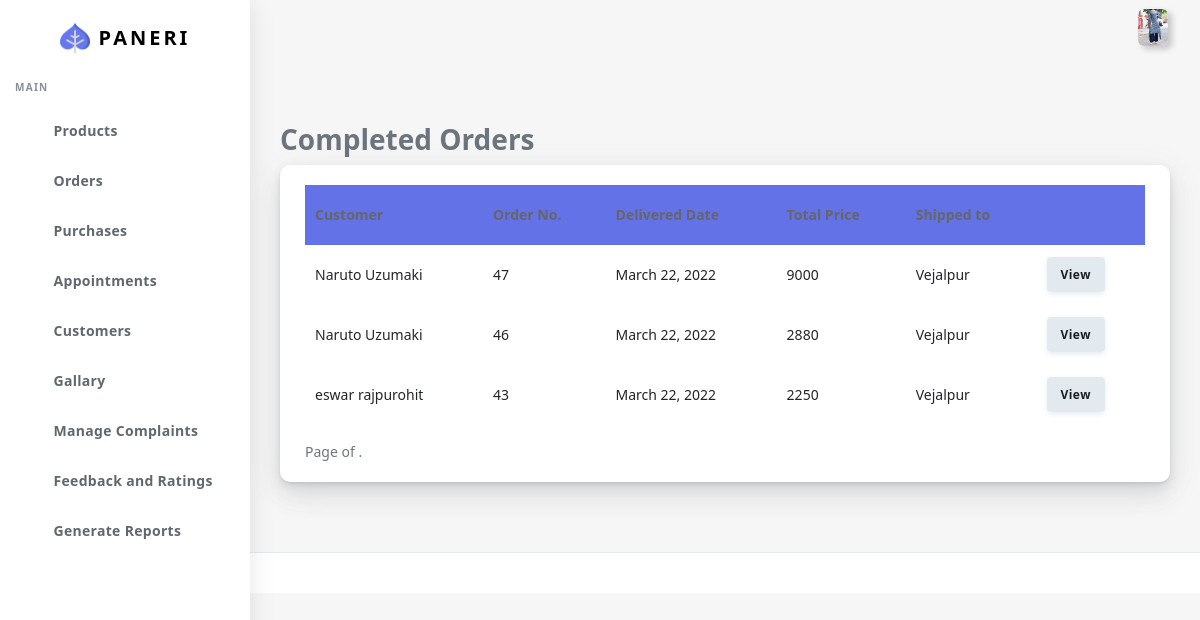
The app's page /completeorder/ (signed in) with its own data.
### customer/models.py (models this page shows, shortened)
class UserBase(models.Model):
    user_id=models.OneToOneField(User,on_delete=CASCADE,primary_key=True)
    first_name=models.CharField(max_length=45)
    last_name=models.CharField(max_length=45)
    gender=models.BooleanField(default="Not Specified")
    dob=models.DateField(default="Not Specified")
    cus_add1=models.TextField(null=True,blank=True)
    cus_add2=models.TextField(null=True,blank=True)
    pincode=models.IntegerField()
    Cus_phone=models.CharField(max_length=10)
    profile=models.ImageField(upload_to="profileImages/",max_length=1500)
    area_id=models.ForeignKey(Area,on_delete=CASCADE)
    class meta:
        ordering = ['user_id']

class Sales(models.Model):
    sales_date = models.DateField(auto_now=True)
    d_date=models.DateField(null=True,blank=True)
    c_date=models.DateField(null=True)
    payment_status = models.CharField(max_length=10)
    sales_status=models.CharField(max_length=20,default="pending")
    payment_date = models.DateTimeField()
    note=models.CharField(max_length=255,null=True,blank=True)
    userbase=models.ForeignKey('UserBase',on_delete=CASCADE)

class Area(models.Model):
    area_name = models.CharField(max_length=15)
    city_id = models.ForeignKey(City, on_delete=CASCADE)

### customer/views.py (the view)
# urls.py: path("completeorder/",views.completeorder,name="completeorder"),
@login_required(login_url='sign-in')
def completeorder(request):
    checklocal(request)
    corders=Sales.objects.filter(sales_status="Delivered").order_by('-id','sales_date')
    main=[]
    for i in corders:
        sd=SalesDetails.objects.filter(sales_id=i)
        p=0
        for j in sd:
            p=p+j.final_price
        main.append(p)
    paginator=Paginator(corders,5)
    page_number=request.GET.get('page')
    corder=paginator.get_page(page_number)
    context=zip(corder,main)
    return render(request,"Mainadmin/comp_ord.html",{'orders':context})

### customer/views.py (called while the page is built)
def checklocal(request):
    if request.user.is_staff==False:
        logout(request)

### customer/templates/Mainadmin/comp_ord.html (shortened to what this page needs)
{% extends "Mainadmin/index.html" %}
{% load static %}
{% block body %}
      <div class="main-content">
        <section class="section">
          <div class="section-body">
            <h3 class="page-title">Completed Orders </h3>
            </div>
            <div class="row">
              <div class="col-12">
                <div class="card">
                  <div class="card-body">
                    <div class="row">
                      <div class="col-12 table-responsive">
                        {% if orders %}
                        <table id="order-listing" class="table" cellspacing="0" width="100%">
                          <thead>
                            <tr class="bg-primary ">
                              <th>Customer</th>
                              <th>Order No.</th>
                              <th>Delivered Date</th>
                              <th>Total Price</th>
                              <th>Shipped to</th>
                              <th></th>
                            </tr>
                          </thead>
                          <tbody>
                            {% for order,m in orders %}
                            <tr>
                              <td>{{order.userbase.first_name}} {{order.userbase.last_name}}</td>
                              <td>{{order.id}}</td>
                              <td>{{order.d_date}}</td>
                              <td>{{m}}</td>
                              <td>{{order.userbase.area_id.area_name}}</td>
                              <td class="text-left">
                                <a href="{% url 'det_rec_ord' order.id %}"><button class="btn btn-light">
                                  View </button></a>
                              </td>
                            </tr>
                            {% endfor %}
                          </tbody>
                        </table>
                        <div class="pagination">
                          <span class="step-links">
                              <span class="current">
                                  Page {{ orders.number }} of {{ orders.paginator.num_pages }}.
                              </span>
                          </span>
                      </div>
                      {% else %}
                      <h6 class="text-center"> <b> No Records....</b></h6>
                        {% endif %}
                      </div>
                    </div>
                  </div>
                </div>
          </div>
        </section>
      </div>
      <footer class="main-footer">
      </footer>
    </div>
{% endblock body %}

### customer/templates/Mainadmin/index.html (shortened to what this page needs)
{% load static %}
<!DOCTYPE html>
<html lang="en">
<head>
  <link rel="stylesheet" href="{% static 'customer/assets/css/app.min.css' %} ">
  <link rel="stylesheet" href="{% static 'customer/assets/bundles/datatables/datatables.min.css' %} ">
  <link rel="stylesheet" href="{% static 'customer/assets/bundles/datatables/dataTables.bootstrap4.min.css' %} ">
  <link rel="stylesheet" href="{% static 'customer/assets/bundles/datatables/select.bootstrap4.min.css' %} ">
  <link rel="stylesheet" href="{% static 'customer/assets/css/style.css' %} ">
  <link rel="stylesheet" href="{% static 'customer/assets/css/components.css' %} ">
  <link rel="stylesheet" href="{% static 'customer/assets/css/custom.css' %} ">
</head>
<body>
  <div id="app">
    <div class="main-wrapper main-wrapper-1">
      <div class="navbar-bg"></div>
      <nav class="navbar navbar-expand-lg main-navbar sticky">
        <div class="form-inline mr-auto">
          <ul class="navbar-nav mr-3">
            <li><a href="#" data-toggle="sidebar" class="nav-link nav-link-lg
									collapse-btn"> </a></li>
            <li><a href="#" class="nav-link nav-link-lg fullscreen-btn">
              </a></li>
          </ul>
        </div>
        <ul class="navbar-nav navbar-right">
          <li class="dropdown dropdown-list-toggle"><a href="" id="read" data-toggle="dropdown"
            class="nav-link notification-toggle nav-link-lg"><i data-feather="bell" class="bell"></i>
          </a>
        </li>
          <li class="dropdown"><a href="#" data-toggle="dropdown"
              class="nav-link dropdown-toggle nav-link-lg nav-link-user"> <img alt="image" src="/media/{{request.user.userbase.profile}} "
                class="user-img-radious-style"> </a>
          </li>
        </ul>
      </nav>
      <div class="main-sidebar sidebar-style-2">
        <aside id="sidebar-wrapper">
          <div class="sidebar-brand">
            <a href="{% url 'index' %}"> <img alt="image" src="{% static 'customer/assets/img/logo.png' %} " class="header-logo" /> <span
                class="logo-name">Paneri</span>
            </a>
          </div>
          <ul class="sidebar-menu">
            <li class="menu-header">Main</li>
            <li ><a class="nav-link" href="{% url 'products' %}"><span>Products</span></a></li>
            <li class="dropdown">
              <a href="#" class="menu-toggle nav-link has-dropdown"><span>Orders</span></a>
            </li>
            <li class="dropdown">
              <a href="#" class="menu-toggle nav-link has-dropdown"><span>Purchases</span></a>
            </li>
            <li><a href="{% url 'appointment' %}" class="nav-link"><span>Appointments</span></a></li>
            <li><a href="{% url 'customers' %}" class="nav-link"><span>Customers</span></a></li>
            <li><a href="{% url 'gallary' %}" class="nav-link"><span>Gallary</span></a></li>
            <li><a href="{% url 'complaints' %}" class="nav-link"><span>Manage Complaints</span></a></li>
            <li><a href="{% url 'feedback' %}" class="nav-link"><span>Feedback and Ratings</span></a></li>
            <li><a class="nav-link" href="{% url 'gen_reports' %}"> <span class="icon-name">Generate Reports</span></a></li>
          </ul>
        </aside>
      </div>
       </div>
      {% block body %}
      {% endblock body %}
</body>
</html>

### records on screen
Sales: userbase.first_name "Naruto", userbase.last_name "Uzumaki", id "47", d_date "March 22, 2022", m "9000", userbase.area_id.area_name "Vejalpur"
Sales: userbase.first_name "Naruto", userbase.last_name "Uzumaki", id "46", d_date "March 22, 2022", m "2880", userbase.area_id.area_name "Vejalpur"
Sales: userbase.first_name "eswar", userbase.last_name "rajpurohit", id "43", d_date "March 22, 2022", m "2250", userbase.area_id.area_name "Vejalpur"
